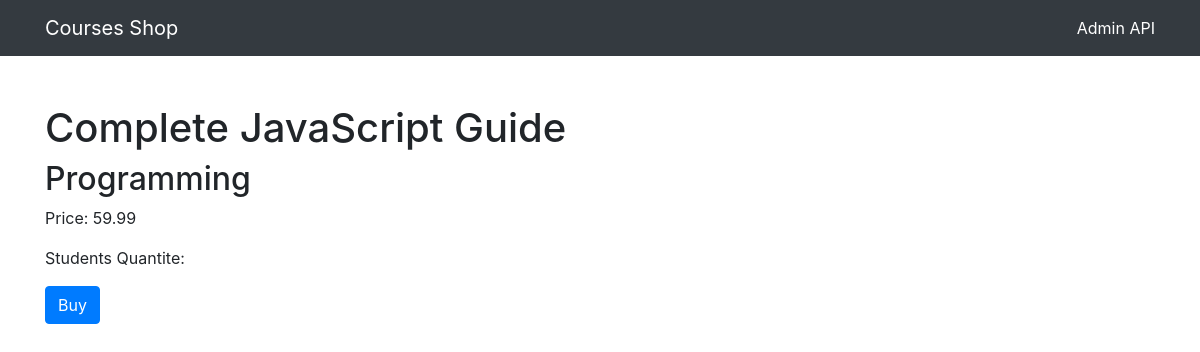
Page /3 on the committed database.
### shop/models.py (models this page shows, shortened)
class Course(models.Model):
    title = models.CharField(max_length=300) #  Название курса
    price = models.FloatField() # Цена курса (число с плавающей точкой)
    student_qty = models.IntegerField() # Количество сутдентов (целое число)
    reviews_qty = models.IntegerField() # Колоичество отзывов (целое число)
    category = models.ForeignKey(Category, on_delete=models.CASCADE) # ключ из другой таблицы
    created_at = models.DateTimeField(default=timezone.now) # Поле будет создоваться автоматический

class Category(models.Model):
    title = models.CharField(max_length = 255) # Поле заголовок
    created_at = models.DateTimeField(default=timezone.now) # Поле будет создоваться автоматический
    def __str__(self):
        return self.title

### shop/views.py (the view)
# urls.py: path('<int:course_id>', views.single_course, name='single_course')
def single_course(request, course_id):
    course = get_object_or_404(Course, pk=course_id)
    return render(request, 'shop/single_course.html', {'course': course})

### templates/shop/single_course.html (shortened to what this page needs)
{% extends "base.html" %}
{% block content %}
<h1 class="mt-5">{{ course.title }}</h1>
<h2>{{ course.category }}</h2>
<p>Price: {{ course.price }}</p>
<p>Students Quantite: {{ course.students_qty }}</p>
<button class="btn btn-primary">Buy</button>
{% endblock %}

### rows in the picture
Course: title "Complete JavaScript Guide", category "Programming", price "59.99"
